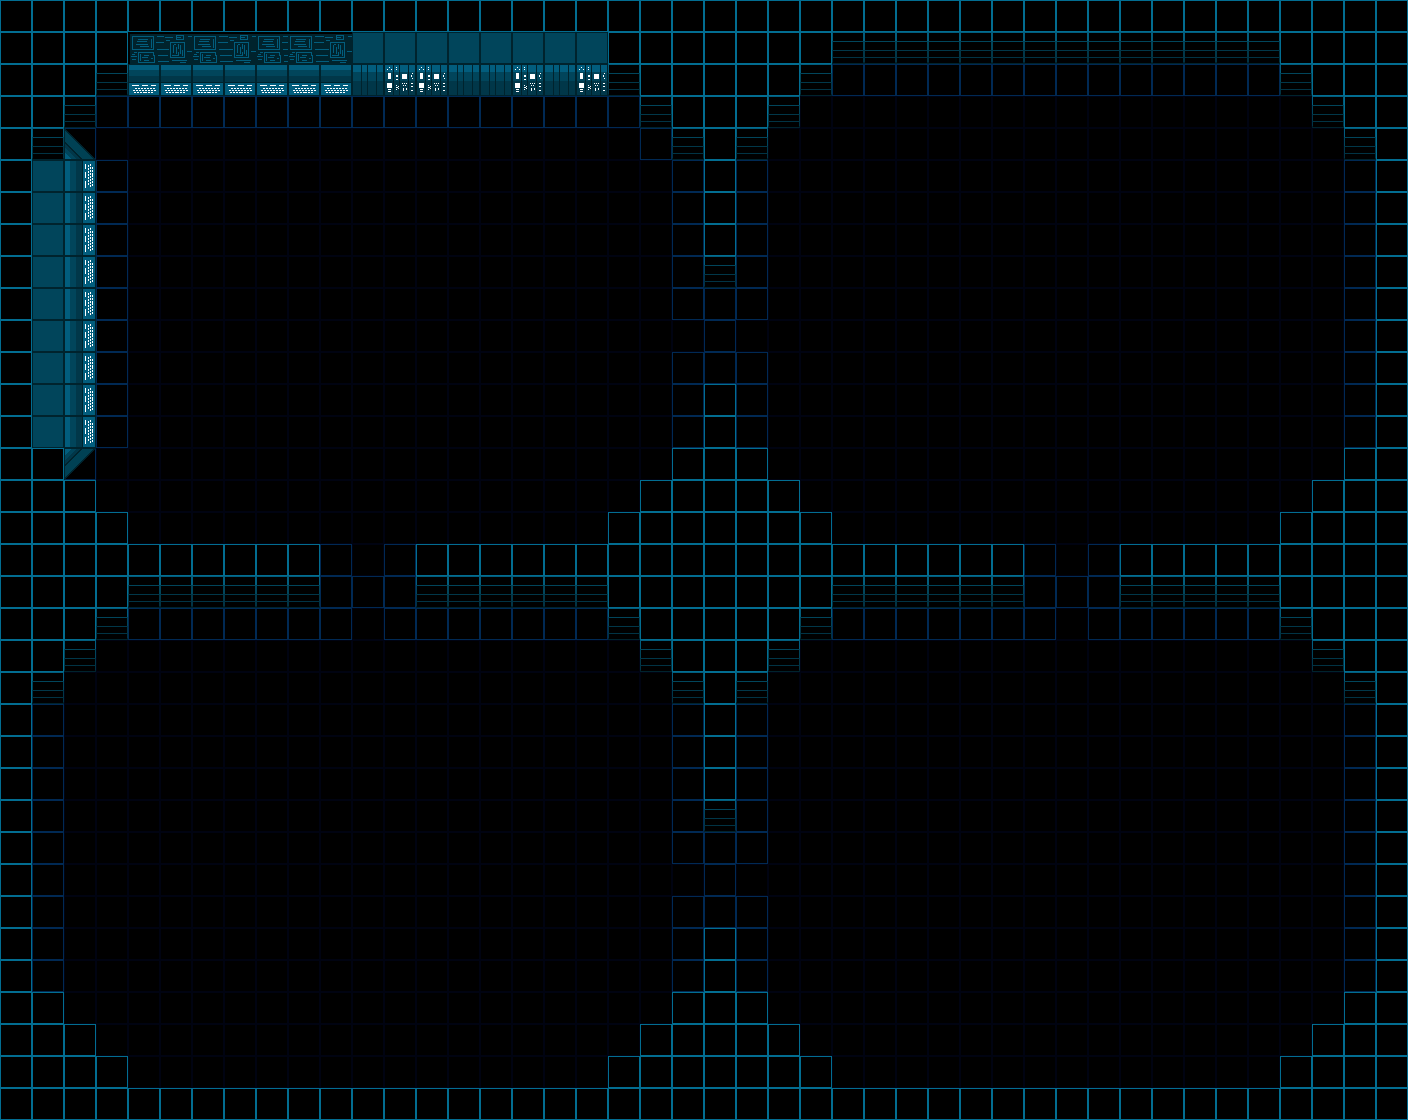

This game map was drawn from its Tiled (.tmx) file and the tilesets committed beside it. A one-line description and the trimmed map source follow:
An orthogonal 44x35 tile map with 32x32 px tiles, 3 tile layers (collision, Tile Layer 1, Decoration), 4 tilesets.

<map version="1.0" orientation="orthogonal" width="44" height="35" tilewidth="32" tileheight="32">
 <tileset firstgid="1" name="tileblue" tilewidth="32" tileheight="32">
  <image source="tileblue.png" width="128" height="128" />
 </tileset>
 <tileset firstgid="17" name="collision" tilewidth="32" tileheight="32">
  <image source="collision.png" width="160" height="64" />
  <tile id="0">
   <properties>
    <property name="blocked" value="true" />
   </properties>
  </tile>
 </tileset>
 <tileset firstgid="27" name="decoration" tilewidth="32" tileheight="32">
  <image source="decoration.png" width="128" height="128" />
 </tileset>
 <tileset firstgid="43" name="decoration2" tilewidth="32" tileheight="32">
  <image source="decoration2.png" width="128" height="128" />
 </tileset>
 <layer name="collision" width="44" height="35">
  <data>[1540 cells, 408 non-empty, 1 distinct tile ids]</data>
 </layer>
 <layer name="Tile Layer 1" width="44" height="35">
  <data>[1540 cells, 1540 non-empty, 4 distinct tile ids]</data>
 </layer>
 <layer name="Decoration" width="44" height="35">
  <data>[1540 cells, 59 non-empty, 11 distinct tile ids]</data>
 </layer>
</map>